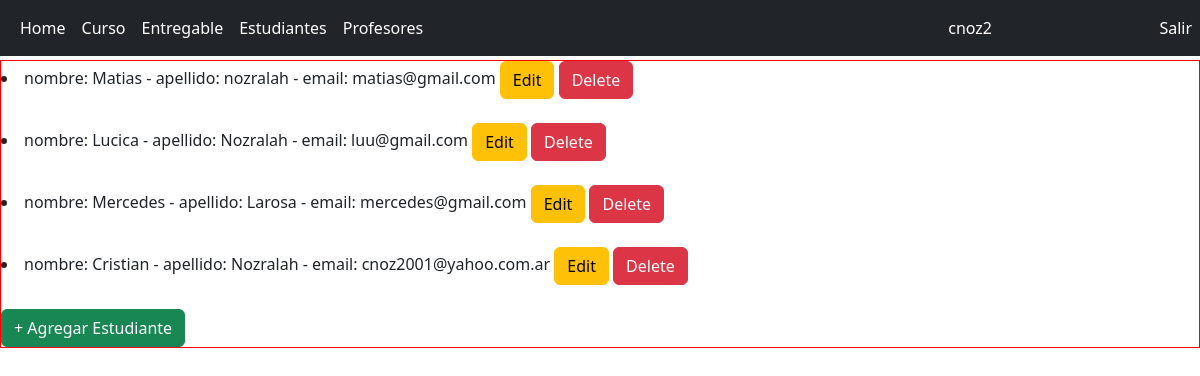
The page /appcoder/read_estudiantes/ (signed in) on the database as committed earlier.
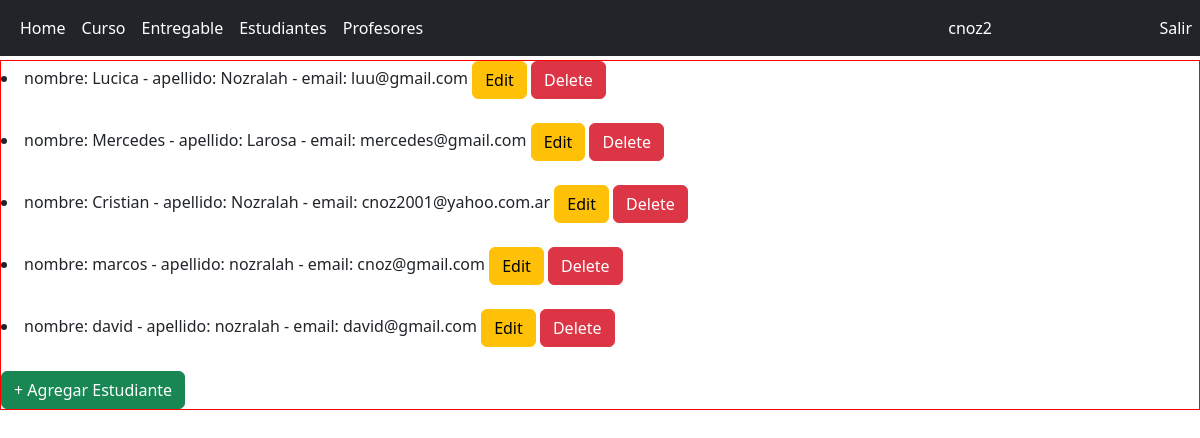
The same page on the database as committed later.
### appcoder/models.py (models this page shows)
class Estudiante(models.Model):
    nombre = models.CharField(max_length=30)
    apellido = models.CharField(max_length=30)
    email = models.EmailField()
    def __str__(self):
        return f'nombre: {self.nombre} - apellido: {self.apellido} - email: {self.email}'

### appcoder/views.py (the view)
# urls.py: path('read_estudiantes/', read_estudiantes),
@login_required
def read_estudiantes(request=None):
    estudiantes = Estudiante.objects.all() #Trae todo
    return render(request, "estudiantesCRUD/read_estudiantes.html", {"estudiantes": estudiantes})

### appcoder/template/estudiantesCRUD/read_estudiantes.html (shortened to what this page needs)
{% extends "../home.html" %}
{% load static %}
{% block contenido %}
    {% for estudiante in estudiantes %}
        <li>
            {{ estudiante }}
            <a href="/appcoder/update_estudiantes/{{estudiante.id}}" class="btn btn-warning">Edit</a>
            <a href="/appcoder/delete_estudiantes/{{estudiante.id}}" class="btn btn-danger">Delete</a>
        </li>
        <br>
    {% endfor %}
    <a class="btn btn-success" href="/appcoder/create_estudiantes">+ Agregar Estudiante</a>
{% endblock %}

Rows that differ between the two databases and show on the page:
removed Estudiante: nombre+apellido+email "nombre: Matias - apellido: nozralah - email: matias@gmail.com"
added Estudiante: nombre+apellido+email "nombre: marcos - apellido: nozralah - email: cnoz@gmail.com"
added Estudiante: nombre+apellido+email "nombre: david - apellido: nozralah - email: david@gmail.com"
